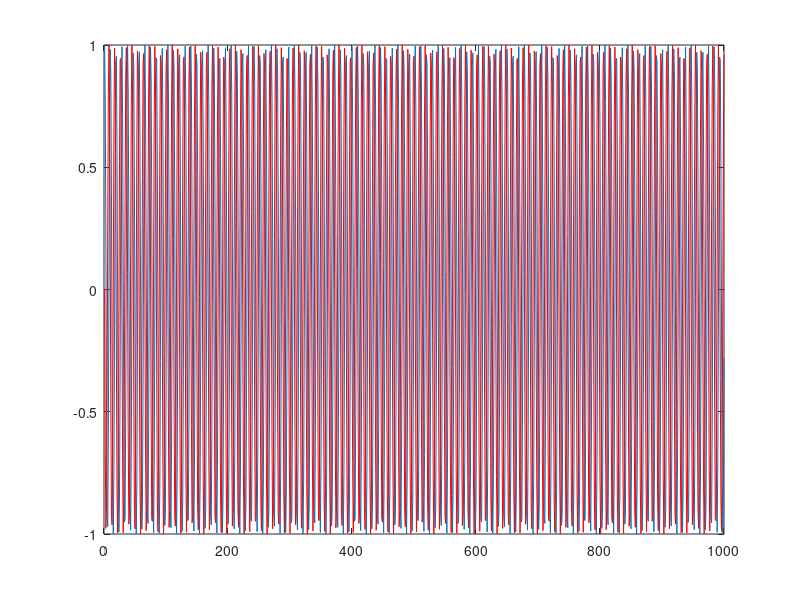
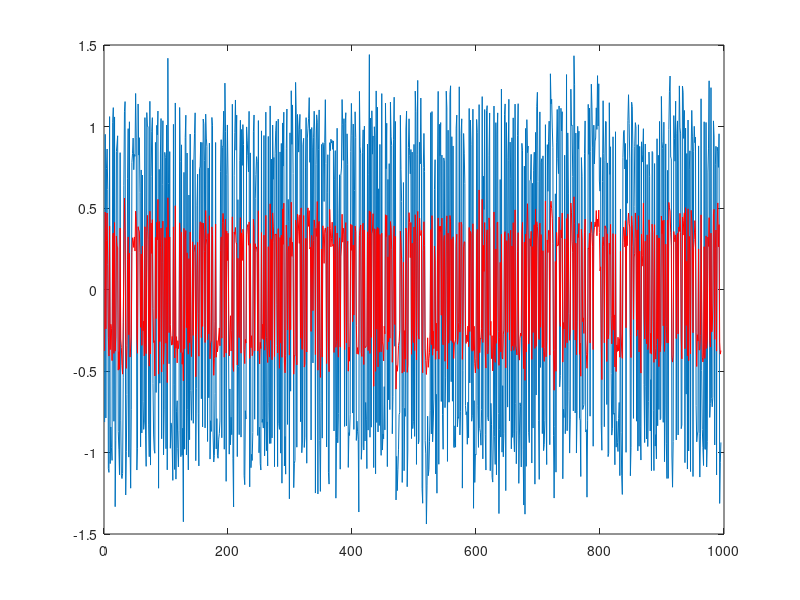
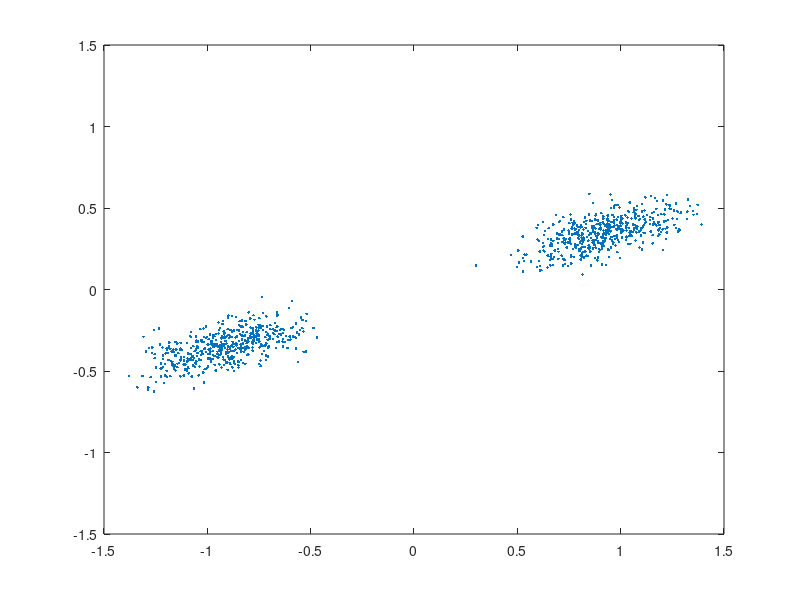

The MATLAB script that drew these images, in order: (Note: this script raises an error after producing the figures.)
% DMT Simulation
% AWGN channel + Carrier Frequency Offset
%
% This is an example of DMT modulation. The cyclic prefix is
%

%% Parameters

% Number of Symbol Periods for Filter Design
K = 6;
% Oversampling Factor/FFT Size
L = 256;
% Noise Std. Dev.
sigma = 0.1;
% Cyclic Prefix Length
Ncp = 20;
% Number of Active Subcarriers (Centered at DC)
Na = 64;
% Number of symbols to transmit
Ns = 1000;
% Frequency offset normalized to the subcarrier spacing (1 / L)
delta_f = 0.1;

%% Generate symbol sequence
active = zeros(L, 1);
if mod(Na, 2) == 1
    active(1:(Na-1)/2) = 1.0;
    active(L-(Na-1)/2:L) = 1.0;
else
    active(1:Na/2) = 1.0;
    active(L-Na/2+1:L) = 1.0;
end

s = zeros(Ns*L, 1);
stemp = zeros(L, 1);
for index = 1:Ns
    stemp(active > 0) = sign(randn(Na, 1));
    s(1+(index-1)*L:index*L) = stemp;
end

%% IFFT + CP
x = zeros(L*Ns, 1);
for index = 1:Ns
    S = sqrt(L) * ifft(s((index - 1)*L + 1:index*L));
    x((index - 1)*(L + Ncp) + Ncp + 1:index*(L + Ncp)) = S;
    x((index - 1)*(L + Ncp) + 1:(index - 1)*(L + Ncp) + Ncp) = S(L-Ncp+1:L);
end

%% Channel Model
v = sigma * (randn(size(x)) + 1j*randn(size(x))) / sqrt(2);
y = x .* exp(2j*pi*delta_f/L*(0:length(x)-1).') + v;

% figure()
% plot(real(x)); hold on;
% plot(imag(x), 'r'); hold off;
% figure()
% plot(real(y)); hold on;
% plot(imag(y), 'r'); hold off;

%% FFT + CP Removal (RX)
z = zeros(Ns, L);
for index = 1:Ns
    Xz = fft(y((index - 1)*(L + Ncp) + Ncp + 1:index*(L + Ncp))) / sqrt(L);
    z(index, :) = Xz;
end

demod = repmat(exp(-2j*pi*delta_f*(L + Ncp)/L*(0:Ns-1).'), 1, L);
z = z .* demod;
figure()
plot(real(demod(:,1))); hold on;
plot(imag(demod(:,1)), 'r')

figure()
plot(real(z(K:end,1))); hold on;
plot(imag(z(K:end,1)), 'r'); hold off;

figure()
plot(real(z(K:end,2)), imag(z(K:end,2)), '.');
xlim([-1.5, 1.5])
ylim([-1.5, 1.5])

figure()
[Y, freq] = pmtm(y);
plot((freq - pi) / (2*pi), 20*log10(abs(fftshift(Y))))
